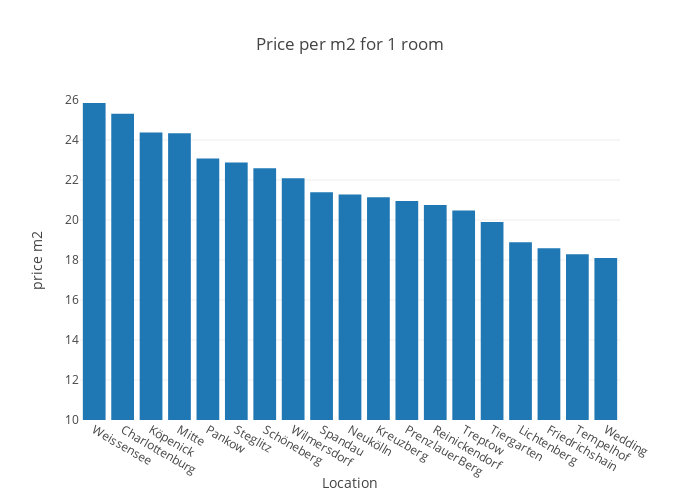

Source (notebook cell):
### Markdown cell above
Weissensee comes out highest price per square meter. Steglitz is not even in the top 5 anymore.

### Code cell
trace = go.Bar(y=table[1], x=table.index)
layout = go.Layout(title = 'Price per m2 for 1 room',
                   width=700,
                   height=500,
                   autosize = False,
                  xaxis = dict(
                      title = "Location"),
                   yaxis = dict(
                       range=[10, 26],
                      title = 'price m2'))

fig = go.Figure(data=[trace], layout=layout)
iplot(fig, filename='axes-booleans')

### Figure 1 — Plotly figure (JSON) as saved in the notebook; plotly's stock layout.template omitted (floating-point values rounded to 4 significant figures)
{"data": [{"type": "bar", "uid": "0b855695-37ad-4c68-a7ae-338fc8dccbb4", "x": ["Weissensee", "Charlottenburg", "Köpenick", "Mitte", "Pankow", "Steglitz", "Schöneberg", "Wilmersdorf", "Spandau", "Neukölln", "Kreuzberg", "PrenzlauerBerg", "Reinickendorf", "Treptow", "Tiergarten", "Lichtenberg", "Friedrichshain", "Tempelhof", "Wedding"], "y": [25.85, 25.31, 24.37, 24.34, 23.08, 22.88, 22.59, 22.09, 21.39, 21.27, 21.14, 20.95, 20.75, 20.47, 19.9, 18.89, 18.59, 18.29, 18.1]}], "layout": {"autosize": false, "height": 500, "title": {"text": "Price per m2 for 1 room"}, "width": 700, "xaxis": {"title": {"text": "Location"}}, "yaxis": {"range": [10, 26], "title": {"text": "price m2"}}}}
